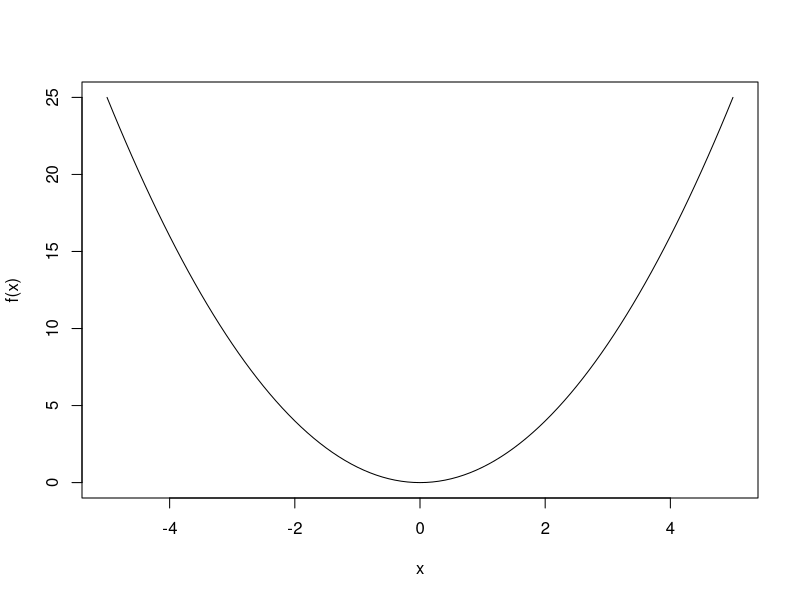
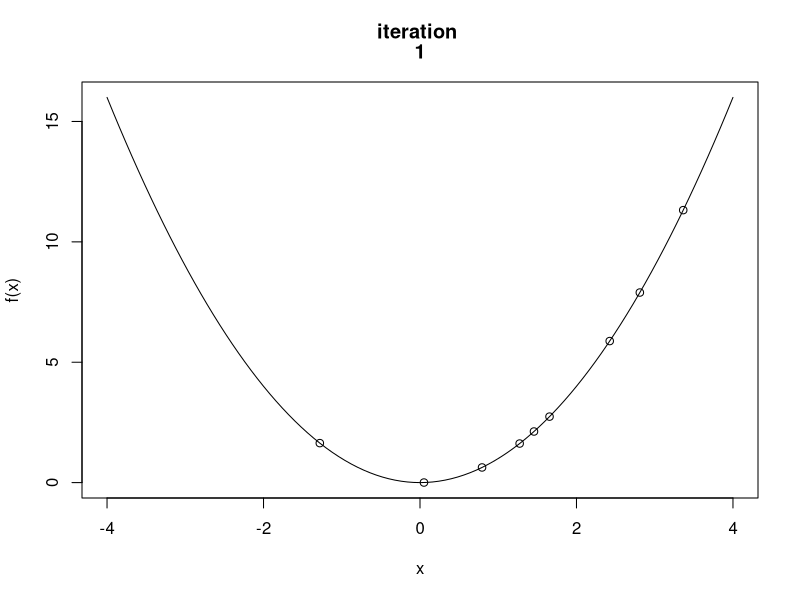
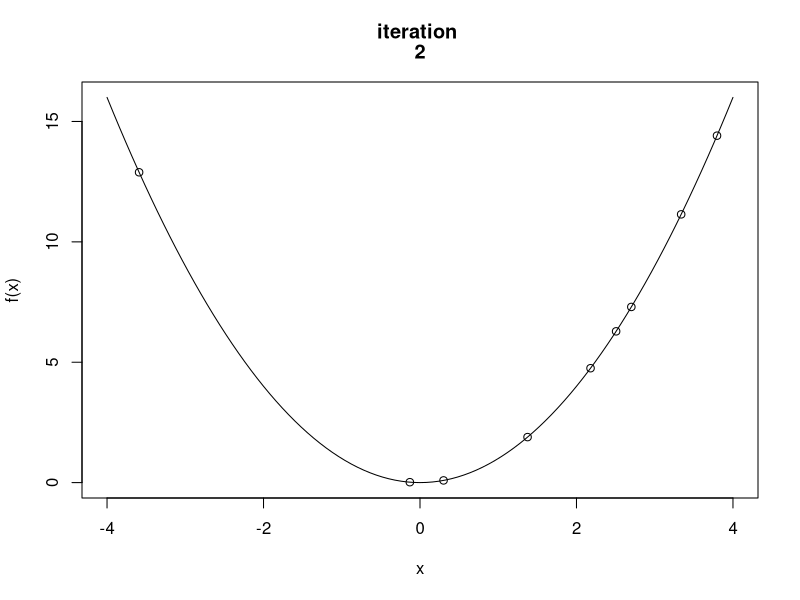
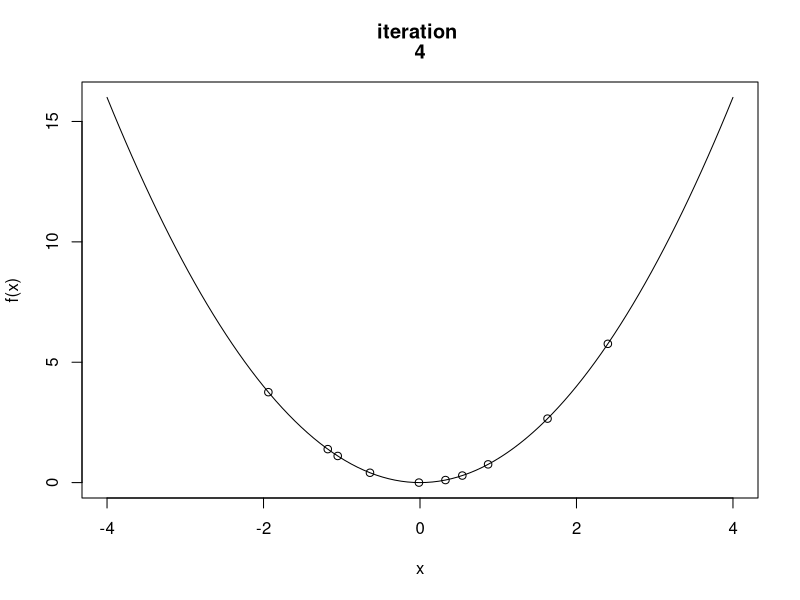
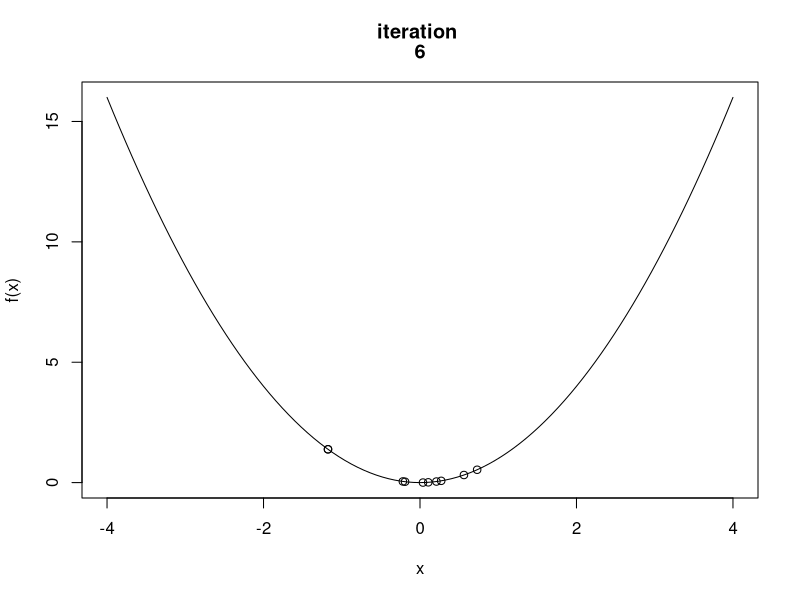
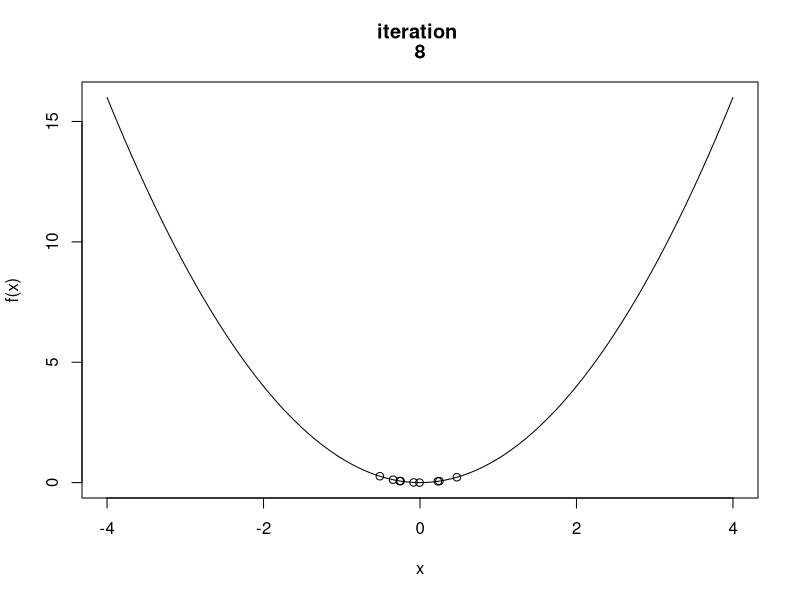
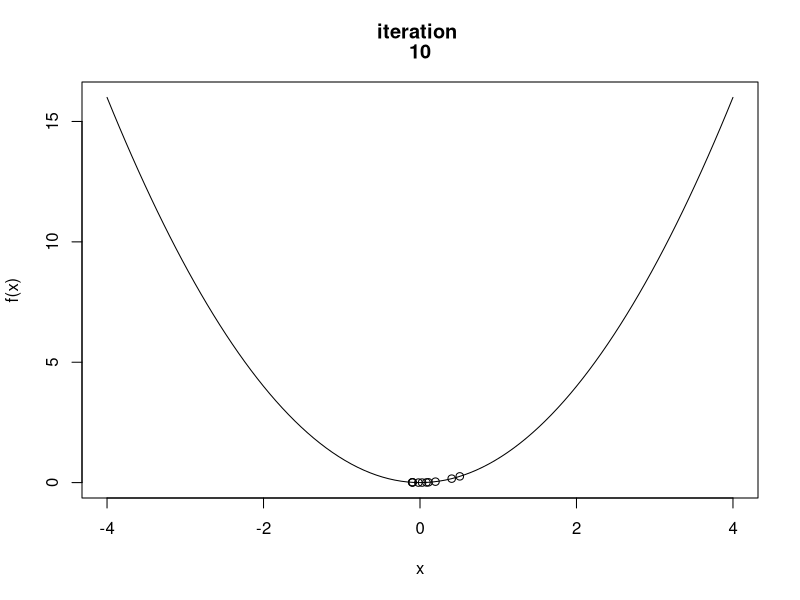
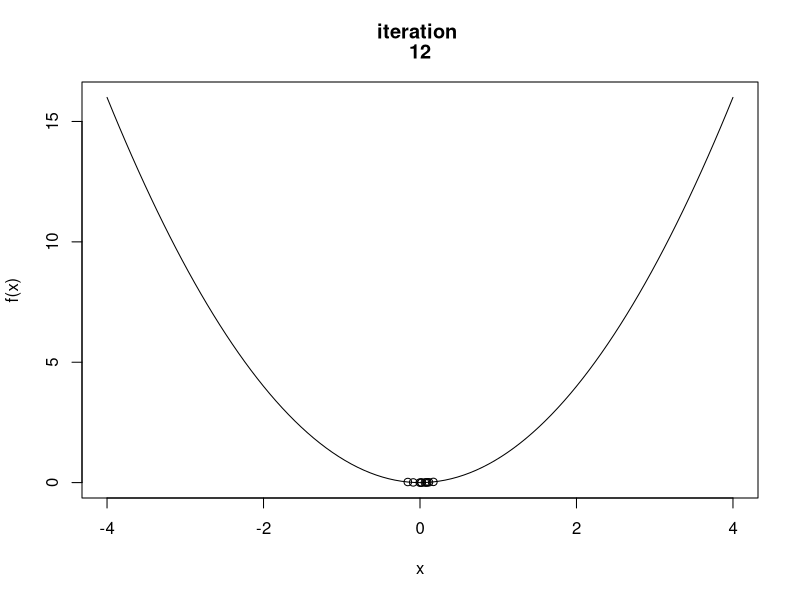

Recreate these plots in R, in order.
## ---- chunk 1
knitr::opts_chunk$set(echo = TRUE)
## ---- chunk 2
set.seed(123)
#Simple function
f <- function(x){
  return(x^2)
}

curve(f(x),-5,5)

swarm <- function(S,lower, upper,omega,phiP,phiG){
  iterations <- 100
  best_swarm <- lower
  #particle positions
  x <- rep(0,S)
  #particle best positions
  p <- rep(0,S)
  #particle velocities
  v <- rep(0,S)
  
  #for each particle i 
  for (i in 1:S){
    #initial position
    x[i] <- runif(1,lower,upper)
    p[i] <- x[i]
    
    if(f(p[i]) < f(best_swarm)){
      best_swarm <- p[i]
    }
    
    #initial velocity
    v[i] <- runif(1,-abs(upper-lower),abs(upper-lower))
  }
  #print(x)
  #print(p)
  #print(v)
  #print(best_swarm)
  for(j in 1:iterations){
    
    for (i in 1:S){
      rp <- runif(1,0,1)
      rg <- runif(1,0,1)
      
      v[i] <- omega*v[i] + phiP*rp*(p[i]-x[i]) + phiG*rg*(best_swarm-x[i])
      
      x[i] <- x[i] + v[i]
      
      if (f(x[i]) < f(p[i])){
        p[i] <- x[i]
        
        #update best position in the swarm
        if (f(p[i]) < f(best_swarm)){
          best_swarm <- p[i]
        }
      }
    }
    if((j%%2 == 0 && j < 20) || j == 1){
      curve(f,lower,upper,main = c("iteration ",j))
      points(x,f(x))
    }
    
  }
  cat("best x value: ",best_swarm,"\n")
  cat("minimum: ",f(best_swarm),"\n")
  cat("\n")
}

swarm(10,-4,4,.5,.5,.5)

#more complex function
f <- function(x){
  return(x^3 - 9*x)
}
curve(f,-2,4)

swarm(10,-2,4,.5,.5,.5)

## ---- chunk 3
set.seed(1111)


swarm_nd <- function(S,n,lower, upper,omega,phiP,phiG){
  iterations <- 100
  best_swarm <- lower
  #particle positions
  x <- matrix(0,nrow = n,ncol = S) 
  #particle best positions
  p <- matrix(0,nrow = n,ncol = S) 
  #particle velocities
  v <- matrix(0,nrow = n,ncol = S) 
  
  #for each particle i 
  for (i in 1:S){
    #initial position
    for (k in 1:n){
      x[k,i] <- runif(1,lower[k],upper[k])
    }
    p[,i] <- x[,i]
  
    if(f(p[,i]) < f(best_swarm)){
      best_swarm <- p[,i]
    }
    
    #initial velocity
    for (k in 1:n){
      v[k,i] <- runif(1,-abs(upper[k]-lower[k]),abs(upper[k]-lower[k]))
    }
  }
  #print(x)
  #print(p)
  #print(v)
  #print(best_swarm)
  for(j in 1:iterations){
    
    for (i in 1:S){
      
      for (d in 1:n){
        rp <- runif(1,0,1)
        rg <- runif(1,0,1)
      
        v[,i] <- omega*v[,i] + phiP*rp*(p[,i]-x[,i]) + phiG*rg*(best_swarm-x[,i])
        
      }
      
      
      x[,i] <- x[,i] + v[,i]
      
      if (f(x[,i]) < f(p[,i])){
        p[,i] <- x[,i]
        
        #update best position in the swarm
        if (f(p[,i]) < f(best_swarm)){
          best_swarm <- p[,i]
        }
      }
    }
    #if((j%%2 == 0 && j < 20) || j == 1){
    #  curve(f,lower,upper,main = c("iteration ",j))
    #  points(x,f(x))
    #}
    
  }
  cat("best x,y value: ",best_swarm,"\n")
  cat(2*best_swarm[1]^2 + 4*best_swarm[2]^2,"\n")
  cat("minimum: ",f(best_swarm),"\n")
  cat("\n")
}


f <- function(x){
  return((4 - x[1]^2 - 2*x[2]^2)^2)
}

swarm_nd(100,2,c(-4,-4),c(4,100),.01,.01,.01)
